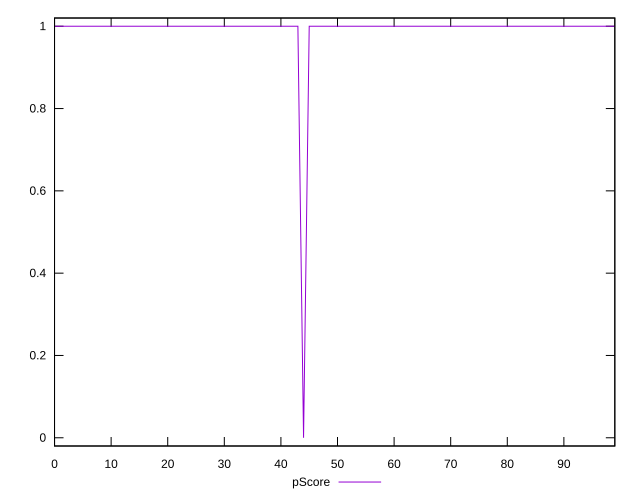

The gnuplot source for this figure:
reset

$pScore <<EOF
0 1
1 1
2 1
3 1
4 1
5 1
6 1
7 1
8 1
9 1
10 1
11 1
12 1
13 1
14 1
15 1
16 1
17 1
18 1
19 1
20 1
21 1
22 1
23 1
24 1
25 1
26 1
27 1
28 1
29 1
30 1
31 1
32 1
33 1
34 1
35 1
36 1
37 1
38 1
39 1
40 1
41 1
42 1
43 1
44 0
45 1
46 1
47 1
48 1
49 1
50 1
51 1
52 1
53 1
54 1
55 1
56 1
57 1
58 1
59 1
60 1
61 1
62 1
63 1
64 1
65 1
66 1
67 1
68 1
69 1
70 1
71 1
72 1
73 1
74 1
75 1
76 1
77 1
78 1
79 1
80 1
81 1
82 1
83 1
84 1
85 1
86 1
87 1
88 1
89 1
90 1
91 1
92 1
93 1
94 1
95 1
96 1
97 1
98 1
99 1
EOF

set key outside below
set xrange [0:99]
set yrange [-0.02:1.02]
set trange [-0.02:1.02]
set terminal svg size 640, 500 enhanced background rgb 'white'
set output "reprap/server-response-time/samples/pages+cached+noexternal+nomedia+nocss/pScore/values.svg"

plot $pScore title "pScore" with line

reset
